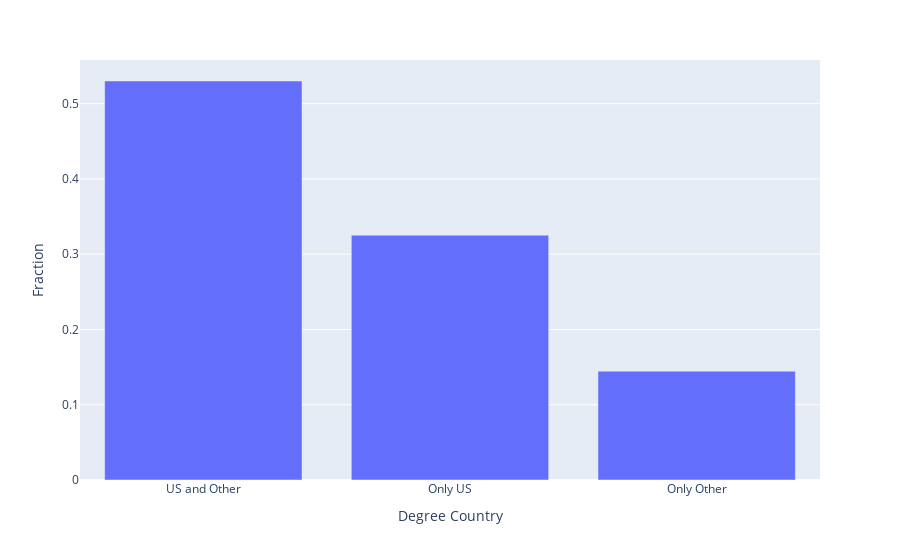

Source (notebook cell):
### Code cell
px.bar(pd.DataFrame({'Degree Country': ['US and Other', 'Only US', 'Only Other'], 'Fraction': [us_degree_and_other_country, only_us_degree, only_other_country_degree]}), x='Degree Country', y='Fraction')

### Figure 1 — Plotly figure (JSON) as saved in the notebook; plotly's stock layout.template omitted (floating-point values rounded to 4 significant figures)
{"data": [{"alignmentgroup": "True", "hovertemplate": "Degree Country=%{x}<br>Fraction=%{y}<extra></extra>", "legendgroup": "", "marker": {"color": "#636efa"}, "name": "", "offsetgroup": "", "orientation": "v", "showlegend": false, "textposition": "auto", "type": "bar", "x": ["US and Other", "Only US", "Only Other"], "xaxis": "x", "y": [0.5301, 0.3253, 0.1446], "yaxis": "y"}], "layout": {"barmode": "relative", "legend": {"tracegroupgap": 0}, "margin": {"t": 60}, "xaxis": {"anchor": "y", "domain": [0, 1], "title": {"text": "Degree Country"}}, "yaxis": {"anchor": "x", "domain": [0, 1], "title": {"text": "Fraction"}}}}
